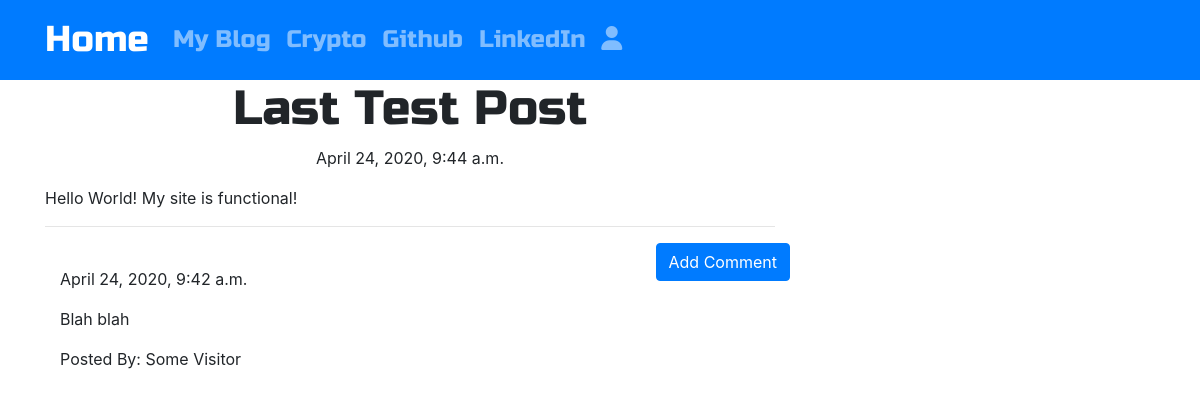
Screenshot of /post/2 with the database file from the repository.
### blog/models.py (models this page shows, shortened)
class Post(models.Model):
    author = models.ForeignKey('auth.User', on_delete = models.CASCADE)
    title = models.CharField(max_length = 200)
    text = models.TextField()
    created_date = models.DateTimeField(default = timezone.now)
    published_date = models.DateTimeField(blank = True, null = True)

class Comment(models.Model):
    post = models.ForeignKey('blog.Post', related_name = 'comments', on_delete=models.CASCADE)
    author = models.CharField(max_length = 200)
    text = models.TextField()
    created_date = models.DateTimeField(default = timezone.now())
    approved_comment = models.BooleanField(default = False)

### blog/views.py (the view)
# urls.py: re_path(r'^post/(?P<pk>\d+)$', views.PostDetailView.as_view(), name = 'post_detail'),
class PostDetailView(DetailView):
    model = Post

### blog/templates/blog/post_detail.html (shortened to what this page needs)
{% extends 'base.html' %}
{% block content %}
<h1 class="posttitle loader">{{ post.title }}</h1>
{% if post.published_date %}
    <div class="date postdate">
        {{ post.published_date}}
    </div>
{% else %}
    <a class="btn btn-default" href="{% url 'post_publish' pk=post.pk %}">Publish</a>
{% endif %}
<p class="postcontent">{{ post.text|safe|linebreaksbr }}</p>
<hr>
<a class="btn btn-primary btn-comment" href="{% url 'add_comment_to_post' pk=post.pk %}">Add Comment</a>
<div class="container">
    {% for comment in post.comments.all %}
    <br>
        {% if user.is_authenticated or comment.approved_comment %}
            {{ comment.created_date }}
            <p>{{comment.text|safe|linebreaks}}</p>
            <p>Posted By: {{  comment.author }}</p>
        {% endif %}
        {% empty %}
        <p>No Comments!</p>
    {% endfor %}
</div>
{% endblock content %}

### blog/static/css/blog.css (style rules this page uses)
.postdate { text-align: center; }
.posttitle { font-family: 'Russo One', sans-serif; font-size: 3em; text-align: center; }
.postcontent { font-family: 'Montserrat'; font-size: 1.5em; }
.btn-comment { position: absolute; right: 0px; }

### rows the page displays
Post: title "Last Test Post", published_date "April 24, 2020, 9:44 a.m.", text "Hello World! My site is functional!"
Comment: created_date "April 24, 2020, 9:42 a.m.", text "Blah blah", author "Some Visitor"
